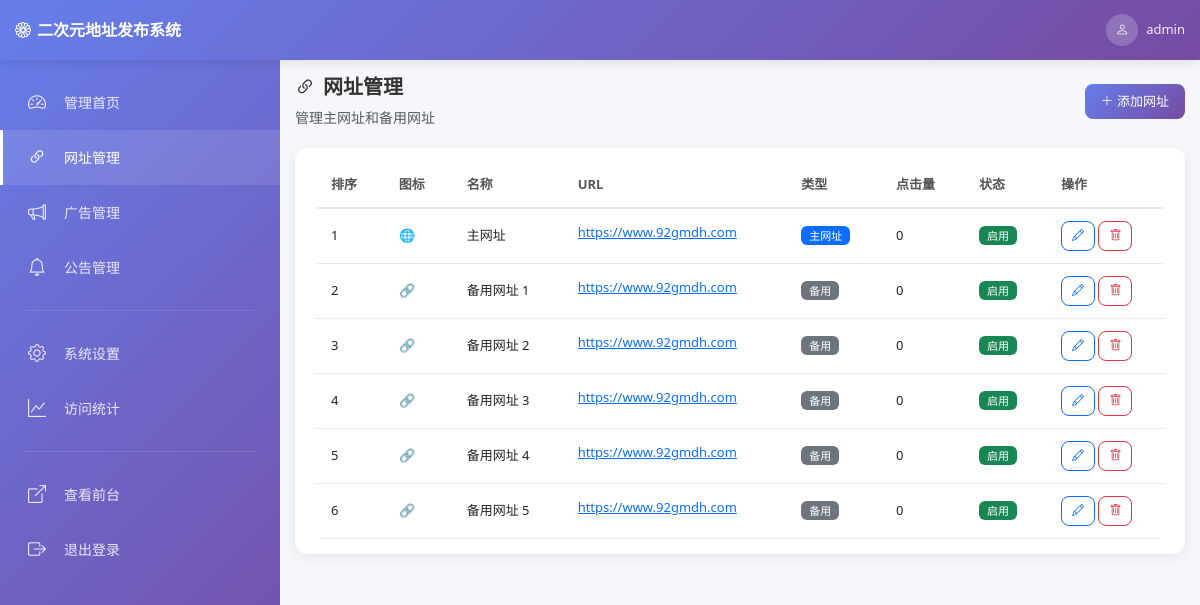
Page /admin/urls.php (signed in) on the committed database.
### tables this page shows
CREATE TABLE `urls` (
  `id` int(11) NOT NULL AUTO_INCREMENT,
  `name` varchar(100) NOT NULL,
  `url` varchar(500) NOT NULL,
  `type` enum('main','backup') DEFAULT 'backup',
  `icon` varchar(50) DEFAULT NULL,
  `sort_order` int(11) DEFAULT 0,
  `is_active` tinyint(1) DEFAULT 1,
  `click_count` int(11) DEFAULT 0,
  `created_at` timestamp NULL DEFAULT CURRENT_TIMESTAMP,
  `updated_at` timestamp NULL DEFAULT CURRENT_TIMESTAMP ON UPDATE CURRENT_TIMESTAMP,
  PRIMARY KEY (`id`)
);

### includes/functions.php (called while the page is built, shortened)
<?php
function sanitize($data) {
    return htmlspecialchars(strip_tags(trim($data)), ENT_QUOTES, 'UTF-8');
}

### admin/urls.php (the view, shortened to what this page needs)
<?php
require_once '../includes/functions.php';
$pdo = getDbConnection();
?>
<div class="page-header d-flex justify-content-between align-items-center flex-wrap gap-2">
    <div>
        <h2><i class="bi bi-link-45deg"></i> 网址管理</h2>
        <p class="text-muted mb-0">管理主网址和备用网址</p>
    </div>
    <button class="btn btn-primary" data-bs-toggle="modal" data-bs-target="#urlModal">
        <i class="bi bi-plus-lg"></i> <span class="d-none d-sm-inline">添加网址</span><span class="d-sm-none">添加</span>
    </button>
</div>
<div class="card">
    <div class="card-body">
        <div class="table-responsive d-none d-md-block">
            <table class="table table-hover">
                <thead>
                    <tr>
                        <th>排序</th>
                        <th>图标</th>
                        <th>名称</th>
                        <th>URL</th>
                        <th>类型</th>
                        <th>点击量</th>
                        <th>状态</th>
                        <th width="120">操作</th>
                    </tr>
                </thead>
                <tbody>
                    <?php
                    $stmt = $pdo->query("SELECT * FROM urls ORDER BY sort_order");
                    while ($row = $stmt->fetch()):
                    ?>
                    <tr>
                        <td><?= $row['sort_order'] ?></td>
                        <td><?= sanitize($row['icon']) ?></td>
                        <td><?= sanitize($row['name']) ?></td>
                        <td><a href="<?= sanitize($row['url']) ?>" target="_blank" class="text-truncate d-inline-block" style="max-width: 300px;"><?= sanitize($row['url']) ?></a></td>
                        <td><span class="badge bg-<?= $row['type'] === 'main' ? 'primary' : 'secondary' ?>"><?= $row['type'] === 'main' ? '主网址' : '备用' ?></span></td>
                        <td><?= number_format($row['click_count']) ?></td>
                        <td><span class="badge bg-<?= $row['is_active'] ? 'success' : 'secondary' ?>"><?= $row['is_active'] ? '启用' : '禁用' ?></span></td>
                        <td>
                            <button class="btn btn-sm btn-outline-primary edit-btn"
                                data-id="<?= $row['id'] ?>"
                                data-name="<?= sanitize($row['name']) ?>"
                                data-url="<?= sanitize($row['url']) ?>"
                                data-type="<?= $row['type'] ?>"
                                data-icon="<?= sanitize($row['icon']) ?>"
                                data-sort="<?= $row['sort_order'] ?>"
                                data-active="<?= $row['is_active'] ?>">
                                <i class="bi bi-pencil"></i>
                            </button>
                            <button class="btn btn-sm btn-outline-danger" onclick="deleteUrl(<?= $row['id'] ?>)">
                                <i class="bi bi-trash"></i>
                            </button>
                        </td>
                    </tr>
                    <?php endwhile; ?>
                </tbody>
            </table>
        </div>
    </div>
</div>
<?php
require 'layout.php';
?>

### admin/layout.php (style rules this page uses)
:root { --sidebar-width: 280px; }
* { -webkit-tap-highlight-color: transparent; }
body { background: #f5f7fa; overflow-x: hidden; font-size: 14px; }
.page-header { margin-bottom: 20px; }
.page-header h2 { font-size: 20px; font-weight: 600; color: #333; display: flex; align-items: center; gap: 8px; }
.page-header p { color: #666; font-size: 14px; margin-top: 5px; }
.card { border: none; box-shadow: 0 2px 12px rgba(0,0,0,0.08); margin-bottom: 20px; border-radius: 12px; background: white; }
.card-body { padding: 15px 20px; }
.table-responsive { border-radius: 8px; overflow-x: auto; -webkit-overflow-scrolling: touch; }
.table { margin-bottom: 0; min-width: 800px; }
.table th { font-weight: 600; color: #555; font-size: 13px; padding: 12px 16px; white-space: nowrap; border-bottom: 2px solid #e9ecef; }
.table td { padding: 12px 16px; vertical-align: middle; font-size: 13px; border-bottom: 1px solid #e9ecef; }
.table a { word-break: break-all; }
.btn { border-radius: 8px; font-size: 13px; padding: 8px 16px; }
.btn-sm { padding: 5px 10px; font-size: 12px; }
.btn-primary { background: linear-gradient(135deg, #667eea 0%, #764ba2 100%); border: none; }
.badge { font-size: 11px; padding: 4px 8px; font-weight: 500; }

### rows in the picture
urls: sort_order "1", icon "🌐", name "主网址", url "https://www.92gmdh.com", type "主网址", click_count "0", is_active "启用"
urls: sort_order "2", icon "🔗", name "备用网址 1", url "https://www.92gmdh.com", type "备用", click_count "0", is_active "启用"
urls: sort_order "3", icon "🔗", name "备用网址 2", url "https://www.92gmdh.com", type "备用", click_count "0", is_active "启用"
urls: sort_order "4", icon "🔗", name "备用网址 3", url "https://www.92gmdh.com", type "备用", click_count "0", is_active "启用"
urls: sort_order "5", icon "🔗", name "备用网址 4", url "https://www.92gmdh.com", type "备用", click_count "0", is_active "启用"
urls: sort_order "6", icon "🔗", name "备用网址 5", url "https://www.92gmdh.com", type "备用", click_count "0", is_active "启用"

### other values in the picture
getCurrentAdmin()['username'] "admin"
